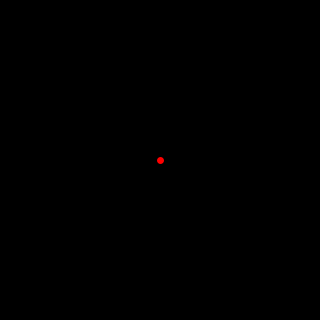
Frame 1 (no input)
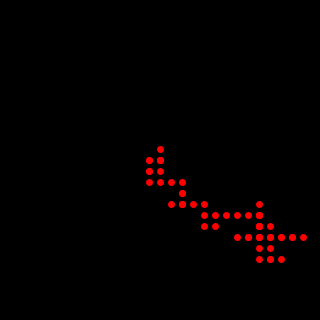
Frame 60 (the mouse pressed at the canvas centre just before this capture)
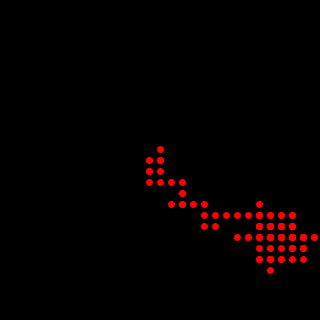
Frame 120 (the mouse held since frame 60 and released just before this capture)

The Processing sketch that drew these frames (run headless with seeded random() and noise(); from frame 60 on, the mouse is pressed at the canvas centre):

// Processing sketch: random_walker_oop
// ── random_walker_oop.pde
ArrayList<Walker> walkers;

void setup() {
  size(320, 320);
  background(0);
  strokeWeight(7);

  walkers = new ArrayList<Walker>();
  walkers.add(new Walker(width/2, height/2, 11, color(255, 0, 0)));
}

void draw() {

  for (Walker w : walkers) {
    w.Display();
    w.Move();
  }

}

// ── walker.pde
class Walker {
  // properties
  int x, y;
  int step;
  color c;

  // constructor
  Walker(int _x, int _y, int _s, color _c) {
    x = _x;
    y = _y;
    step = _s;
    c = _c;
  }

  // functions
  void Move() {
    int r = (int)random(1, 5);
    println(r);
    switch(r) {
    case 1:
      x += step;
      break;
    case 2:
      y += step;
      break;
    case 3:
      x -= step;
      break;
    case 4:
      y -= step;
      break;
    }
  }

  void Display() {
    stroke(c);
    point(x, y);
  }

  void Reset() {
    if (x<0 || x>width) {
      x = width/2;
      stroke(random(255), random(255), random(255));
    }
    if (y<0 || y>height) {
      y= height/2;
      stroke(random(255), random(255), random(255));
    }
  }
}
